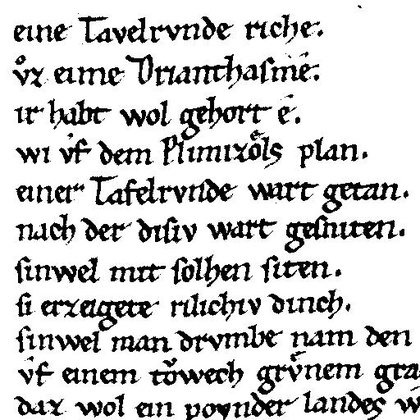
%> input picture GaborFilters/GaborInputTmp.jpg, 420 x 420 px, shrunk from 512 x 512 before the run
$ octave --eval "cvGaborTextureSegmentRun('GaborInputTmp.jpg');"   (GNU Octave 9; MATLAB toolbox functions it lacks are replaced by stand-ins)
%> lines starting %> are read from the running program, lines starting %| are printed output that depends on the picture; in (x1, y1, x2, y2) boxes, pixels count from 0 and x2, y2 are one past the last pixel; in counts of white or black regions, pixels touching at a corner belong together; the program's own positions count from 1; long printed decimals are rounded
### GaborFilters/cvuImgread.m
function [I] = cvuImgread(filename)
% cvuImgread - (CV Utility) Read an image as a grayscale image
%
% Synopsis
%   [I] = cvuImgread(filename)
%
% Description
%   cvuImgread reads an image as a grayscale image.
%   You can ignore the colortype of the image ('indexed' or 'truecolor')
%   using this function.
%
% Inputs ([]s are optional)
%   (string) filename The image filename
%
% Outputs ([]s are optional)
%   (matrix) I        The grayscale image
%
% See also
%   imread, ind2gray, rgb2gray (Image Processing Toolbox)


info = imfinfo(filename);
[image,map] = imread(filename);
if(strcmp(info.ColorType,'indexed') == 1)
    I = ind2gray(image,map);
elseif(strcmp(info.ColorType,'truecolor') == 1)
    I = rgb2gray(image);
else
    I = image;
end

### GaborFilters/cvGaborTextureSegment.m
% cvGaborTextureSegment - Texture Segmentation using Gabor Filters
%
%
%
function Seg = cvGaborTextureSegment(I, K, gamma, Lambda, b, Theta, phi, shape)
[nRow, nCol, C] = size(I);

% Step 1. Gabor Filter bank
i = 0;
for lambda = Lambda
    for theta = Theta
        i = i + 1;
        D = cvGaborFilter2(I, gamma, lambda, b, theta, phi, shape, 0);
        % Normalize into [0, 1]
        D = D - min(reshape(D, [], 1)); D = D / max(reshape(D, [], 1));
        %disp('The size of D is:')  % added by Hao
        %size(D)   % added by Hao
        %figure; imshow(uint8(D * 255));
        % Adjust image size to the smallest size if 'valid' (Cut off)
        if (isequal(shape, 'valid') && i >= 2)
            [nRow, nCol, C] = size(O(:, :, i-1));
            [Nr, Nc, C] = size(D);
            DNr = (Nr - nRow)/2;
            DNc = (Nc - nCol)/2;
            D = D(1+floor(DNr):Nr-ceil(DNr), 1+floor(DNc):Nc-ceil(DNc));
        end
%          disp('The size of D is:')  % added by Hao
%          size(D)   % added by Hao
        O(:, :, i) = D;
    end
end
[nRow, nCol, N] = size(O);
size(O) % Hao
disp('The part of gabor filters is finished.')  % added by Hao

% Step 2. Energy (Feature Extraction)
% Step 2-1. Nonlinearity
for i=1:N
    D = O(:, :, i);
    alpha = 1;
    D = tanh(double(O(:, :, i)) .* alpha); % Eq. (3). Input is [0, 1]
    % Normalize into [0, 1] although output of tanh is originally [0, 1]
    D = D - min(reshape(D, [], 1)); D = D / max(reshape(D, [], 1));
    %figure; imshow(uint8(D * 255));
    O(:, :, i) = D;
end
disp('The part of nonlinearity is finished.')  % added by Hao

% Step 2-2. Smoothing
for i=1:N
    D = O(:, :, i);
    lambda = Lambda(floor((i-1)/length(Theta))+1);
    % (1) constant
    % sigma = 5;
    % (2) Use lambda. 0.5 * lambda should be near equal to gabor's sigma
    % sigma = .5 * lambda;
    % (3). Use gabor's sigma
    sigma = (1 / pi) * sqrt(log(2)/2) * (2^b+1) / (2^b-1) * lambda;
    sigma = 3 * sigma;
    %sigma = 2 * sigma;  % Hao
    D = cvGaussFilter2(D, 2*fix(sigma)+1, sigma, shape, 0);  % Instead of Eq (4), Use Gaussian Filter
    % Normalize into [0, 1]
    D = D - min(reshape(D, [], 1)); D = D / max(reshape(D, [], 1));
    %figure; imshow(uint8(D * 255));
    % Adjust image size to the smallest size if 'valid' (Cut off)
    if (isequal(shape, 'valid') && i >= 2)
        [nRow, nCol, C] = size(P(:, :, i-1));
        [Nr, Nc, C] = size(D);
        DNr = (Nr - nRow)/2;
        DNc = (Nc - nCol)/2;
        D = D(1+floor(DNr):Nr-ceil(DNr), 1+floor(DNc):Nc-ceil(DNc));
    end
    P(:, :, i) = D;
end
O = P; clear P;
[nRow, nCol, N] = size(O);
size(O) % Hao
disp('The part of smoothing is finished.')  % added by Hao


% Step 3. Clustering
% Step 3-1. Adding coordinates information to involves adjacency
for i=1:nRow
    for j=1:nCol
        O(i, j, N+1) = i / nRow; % [0, 1]
        O(i, j, N+2) = j / nCol;
    end
end

% Step 3-2. Clustering
saveFile = reshape(O, [], size(O, 3));
size(saveFile)
%dlmwrite('gabor.txt',saveFile,'newline','pc');
data = saveFile.';
% data = reshape(O, [], size(O, 3)).'; % D x N   %commented by Hao
[cluster, codebook] = cvKmeans(data, K);
Seg = reshape(cluster, nRow, nCol, 1); % 2D
end

### GaborFilters/cvGaussFilter2.m
function [GO, GF] = cvGaussFilter2(I, wsize, Sigma, shape, normalize);
% cvGaussFilter2 - 2D Gaussian filter
%

if ~exist('normalize', 'var') || isempty(normalize)
    normalize = 'normsum';
end
if ~exist('shape', 'var') || isempty(shape)
    shape = 'reflect';
end
if isscalar(Sigma)
    Sigma = [Sigma^2 0; 0 Sigma^2];
end
if isscalar(wsize)
    wysize = floor(wsize/2); wxsize = floor(wsize/2);
else
    wysize = floor(wsize(1)/2); wxsize = floor(wsize(2)/2);
end
if isa(I, 'double') ~= 1
    I = double(I);
end
[nRow, nCol, C] = size(I);

x = -wxsize:wxsize;
y = -wysize:wysize;
[X Y] = meshgrid(x, y);
Z = [reshape(X, [], size(X, 1) * size(X, 2));
    reshape(Y, [], size(Y, 1) * size(Y, 2))];
if strcmp(normalize, 'nonorm') | normalize == 0
    % no normalization
    GF = cvGaussPdf(Z, [0; 0], Sigma, 'nonorm', false);
elseif strcmp(normalize, 'normterm') | normalize == 1
    % gaussian normalization term
    GF = cvGaussPdf(Z, [0; 0], Sigma, 'normterm', false);
elseif strcmp(normalize, 'normsum') | normalize == 2
    % normalize so that sum becomes 1.0
    GF = cvGaussPdf(Z, [0; 0], Sigma, 'normsum', false);
    GF = GF ./ sum(GF);
end
GF = reshape(GF, size(X, 1), size(X, 2));
for c = 1:C
    GO(:,:,c) = cvConv2(I(:,:,c), GF, shape);
end

### GaborFilters/cvGaussPdf.m
% cvGaussPdf - Compute the PDF of a multivariate Gaussian
%
%
%

function Pr = cvGaussPdf(X, Mu, Sigma, normalize, logprob)
if ~exist('normalize', 'var') || isempty(normalize)
    normalize = 'normterm';
end
if ~exist('logprob', 'var') || isempty(logprob)
    logprob = false;
end
[D, N] = size(X);
X = X - repmat(Mu, 1, N);
% Compute N points at burst
Pr = -0.5 * sum((X.' * inv(Sigma)) .* X.', 2) .';
%Pr = -0.5 * diag(X.' * inv(Sigma) * X); % slow
if strcmp(normalize, 'normterm') | normalize == 1
    normterm = log(2*pi)*(D/2) + (abs(det(Sigma))+realmin)*(1/2);
    Pr = Pr - normterm;
elseif strcmp(normalize, 'normsum') | normalize == 2
    Pr = Pr - max(Pr); % pre-normalization to avoid probs being all zero
    % by takin exp because of precision limit (necessary especially in C)
    Pr = Pr - log(sum(exp(Pr)));
end
if ~logprob, Pr = exp(Pr); end;
end

### GaborFilters/cvKmeans.m
function [Cluster Codebook] = cvKmeans(X, K, stopIter, distFunc, verbose)
% cvKmeans - K-means clustering
%
% Synopsis
%   [Cluster Codebook] = cvKmeans(X, K, [stopIter], [distFunc], [verbose])
%
% Description
%   K-means clustering
%
% Inputs ([]s are optional)
%   (matrix) X        D x N matrix representing feature vectors by columns
%                     where D is the number of dimensions and N is the
%                     number of vectors.
%   (scalar) K        The number of clusters.
%   (scalar) [stopIter = .05]
%                     A scalar between [0, 1]. Stop iterations if the
%                     improved rate is less than this threshold value.
%   (func)   [distFunc = @cvEucdist]
%                     A function handle for distance measure. The function
%                     must have two arguments for matrix X and Y. See
%                     cvEucdist.m (Euclidean distance) as a reference.
%   (bool)   [verbose = false]
%                     Show progress or not.
%
% Outputs ([]s are optional)
%   (vector) Cluster  1 x N vector cntaining intergers indicating the
%                     cluster indicies. Cluster(n) is the cluster id for
%                     X(:,n).
%   (matrix) Codebook D x K matrix representing cluster centroids (means)
%                     or VQ codewords (codebook)
%
% Examples
%   See also demo/cvKmeansDemo.m, cvKmeansDemoVQ.m, cvKmeansDemoClassifi.m
%
%   X = rand(2, 10); % 2-dimensional vectors
%   [Cluster, Mu] = cvKmeans(X, 2);
%   % Use kmeans.m in practice that equivalent codes are as
%   [Cluster, Mu] = kmeans(X.', 2);
%   Cluster = Cluster.'; Mu = Mu.';
%   XCluster(:,:,1) = X(:, Cluster == 1);

if ~exist('stopIter', 'var') || isempty(stopIter)
    stopIter = .05;
end
if ~exist('distFunc', 'var') || isempty(distFunc)
    distFunc = @cvEucdist;
end
if ~exist('verbose', 'var') || isempty(verbose)
    verbose = false;
end
[D N] = size(X);
if K > N,
    error('K must be less than or equal to the number of vectors N');
end

% Initial centroids
Codebook = X(:, randsample(N, K));

improvedRatio = Inf;
distortion = Inf;
iter = 0;
while true
    % Calculate euclidean distances between each sample and each centroid
    d = distFunc(Codebook, X);
    % Assign each sample to the nearest codeword (centroid)
    [dataNearClusterDist, Cluster] = min(d, [], 1);
    % distortion. If centroids are unchanged, distortion is also unchanged.
    % smaller distortion is better
    old_distortion = distortion;
    distortion = mean(dataNearClusterDist);

    % If no more improved, break;
    improvedRatio = 1 - (distortion / old_distortion);
    % Hao
    disp('The improvedRatio is:');
    disp(improvedRatio);
    if verbose
        fprintf('%d: improved ratio = %f\n', iter, improvedRatio);
    end
    iter = iter + 1;
    if improvedRatio <= stopIter, break, end;

    % Renew Codebook
    for i=1:K
        % Get the id of samples which were clusterd into cluster i.
        idx = find(Cluster == i);
        % Calculate centroid of each cluter, and replace Codebook
        Codebook(:, i) = mean(X(:, idx),2);
    end
end
% Hao
disp('The total number of iterations is:');
disp(iter);

### GaborFilters/HaoConvertToWhiteBackground.m
function [ output_imseg ] = HaoConvertToWhiteBackground( imseg )

height = size(imseg, 1);
width = size(imseg, 2);
blackPixels = 0;
whitePixels = 0;
output_imseg = imseg;

for i=1:height
    for j = 1:width
        if (imseg(i,j,1) < 125)
            blackPixels = blackPixels + 1;
        else
            whitePixels = whitePixels + 1;
        end

    end
end

if (blackPixels > whitePixels)
    for i = 1 : size(imseg, 1)
        for j = 1 : size(imseg, 2)
            for k = 1 : 3
                if (imseg(i,j,k) < 125)
                    output_imseg(i,j,k) = 255;
                else
                    output_imseg(i,j,k) = 0;
                end
            end
        end
    end
end
end

### GaborFilters/cvuResizeImageFig.m
function cvuResizeImageFig(fig, size, fraction)
% cvuResizeImageFig - (CV Utility) Resize image figure
%
% Synopsis
%   cvuResizeImageFig(fig, size, fraction)
%
% Description
%   Resize image figure so that surrounding spaces are removed.
%   This is useful when saving displayed image.
%
% Inputs ([]s are optional)
%   (figure) fig      figure handle object
%   (vector) size     original image size [x, y]
%   (scalar) [fraction = 1.0]
%                     fraction to the original displayed image size.
%
% Outputs ([]s are optional)
%
% Examples
%   fig = figure;
%   I = imread('filename');
%   [M, N] = size(I);
%   imshow(I);
%   cvuResizeImageFig(fig, [M, N], 1);


if ~exist('fraction', 'var') || isempty(fraction)
    fraction = 1;
end
pos = get(fig, 'Position');
set(fig, 'Units', 'pixels', 'Position', ...
    [pos(1), pos(2)+pos(4)-fraction*size(1), ...
    fraction*size(2), fraction*size(1)]);
set(gca,'Position', [0 0 1 1], 'Visible', 'off');

### GaborFilters/cvEucdist.m
% cvEucdist - Euclidean distance
%

%
function d = cvEucdist(X, Y)
if ~exist('Y', 'var') || isempty(Y)
    %% Y = zeros(size(X, 1), 1);
    U = ones(size(X, 1), 1);
    d = abs(X'.^2*U).'; return;
end
V = ~isnan(X); X(~V) = 0; % V = ones(D, N);
U = ~isnan(Y); Y(~U) = 0; % U = ones(D, P);
d = abs(X'.^2*U - 2*X'*Y + V'*Y.^2);

### GaborFilters/cvGaborTextureSegmentRun.m
% cvGaborTextureSegmentRun - Run cvGaborTextureSegment
%
% Examples
%  cvGaborTextureSegmentRun('image/data.20.png', 5);
%  cvGaborTextureSegmentRun('image/data.20.png', 5, 'data.20.seg.png');
%function cvGaborTextureSegmentRun(imfile, K, outfile)
function cvGaborTextureSegmentRun(imfile, outfile)
%> called with imfile = 'GaborInputTmp.jpg'
% added by Hao

%imfile = '/home/hao/workspace/DIVADIAWeb2/DIVADIAGTWeb/WorkData/manualTextBlockInput.png';
%outfile = '/home/hao/workspace/DIVADIAWeb2/DIVADIAGTWeb/WorkData/manualTextBlockOutput.png';

K = 2;

% Hao

I = cvuImgread(imfile);
%> in cvuImgread, image is the input picture: size 420x420 uint8; min 0, max 255, mean 206.2
%> in cvuImgread, `[image,map] = imread(filename);`: map = []
[N, M] = size(I);
%> N = 420; M = 420
%% parameter settings
gamma = 1; b = 1; Theta = 0:pi/6:pi-pi/6; phi = 0; shape = 'valid';
% shape = 'same'; % Hao
%% Lambda settings
% (1) Jain's paper %[4 8 16 ...] sqrt(2)
% Lambda = M./((2.^(2:log2(M/4))).*sqrt(2));  % used by Hao
% (2) J. Zhang's paper
J = (2.^(0:log2(M/8)) - .5) ./ M;
F = [ (.25 - J) (.25 + J) ];
F = sort(F);
Lambda = 1 ./ F;  %commented by Hao
%% Run
seg = cvGaborTextureSegment(I, K, gamma, Lambda, b, Theta, phi, shape);
%> after the loop in cvGaborTextureSegment, `for lambda = Lambda`: DNc = 2; Nc = 418; i = 72; nCol = 414
%> in cvGaborTextureSegment, `[nRow, nCol, N] = size(O);`: N = 72
%> in cvGaborTextureSegment, `size(O)`: ans = [414 414 72]
%> the loop in cvGaborTextureSegment, `for i=1:N` made 72 passes
%> pass 1, in cvGaborTextureSegment, `D = O(:, :, i);`:
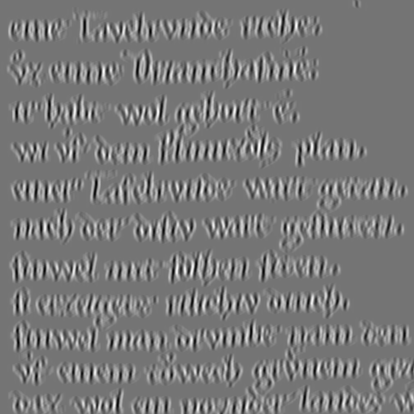
%> D: size 414x414 double; min 0, max 1, mean 0.478
%> pass 1, in cvGaborTextureSegment, `D = D / max(reshape(D, [], 1))`:
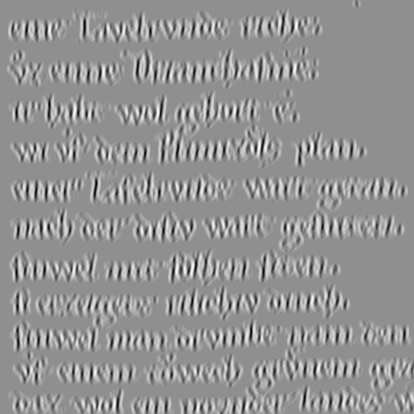
%> D: size 414x414 double; min 0, max 1, mean 0.579
%> pass 2, in cvGaborTextureSegment, `D = O(:, :, i);`:
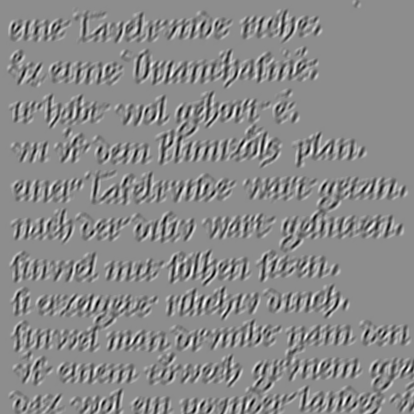
%> D: size 414x414 double; min 0, max 1, mean 0.542
%> the loop in cvGaborTextureSegment, `for i=1:N` made 72 passes
%> (lambda, sigma) on passes 7 to 13: (4.69, 7.91), (4.69, 7.91), (4.69, 7.91), (4.69, 7.91), (4.69, 7.91), (4.69, 7.91), (4.31, 7.26)
%> (lambda, sigma) on passes 2 to 6: (5.71, 9.64), (5.71, 9.64), (5.71, 9.64), (5.71, 9.64), (5.71, 9.64)
%> pass 1, in cvGaborTextureSegment, `D = cvGaussFilter2(D, 2*fix(sigma)+1, sigma, shape, 0);`:
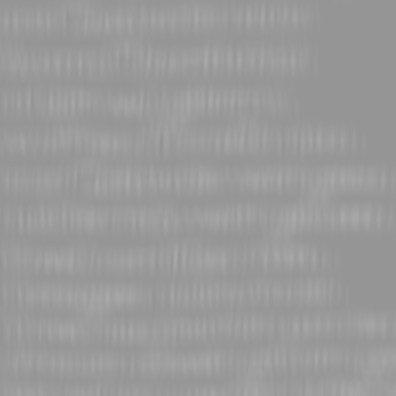
%> D: size 396x396 double; min 147.2, max 169.7, mean 154.5
%> pass 1, in cvGaborTextureSegment, `D = D - min(reshape(D, [], 1))`:
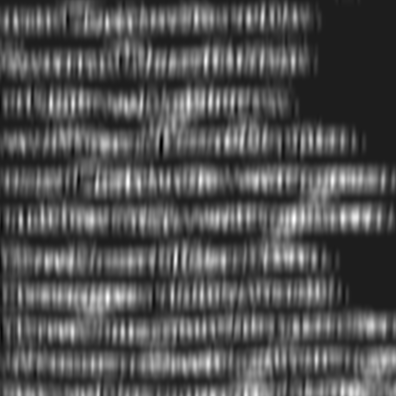
%> D: size 396x396 double; min 0, max 22.43, mean 7.2; drawn with min black and max white
%> pass 2, in cvGaborTextureSegment, `D = O(:, :, i);`:
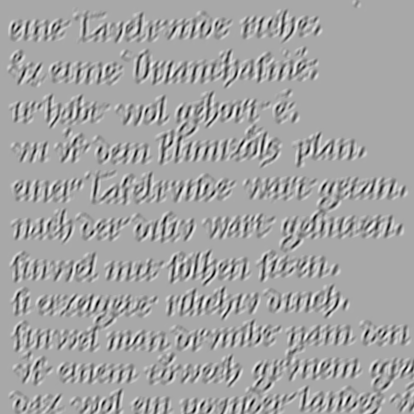
%> D: size 414x414 double; min 0, max 1, mean 0.645
%> in cvGaborTextureSegment, `size(O)`: ans = [396 396 72]
%> in cvGaborTextureSegment, `size(saveFile)`: ans = [156816 74]
%> the loop in cvKmeans, `while true` made 3 passes
%| 1
%| 0.4530
%| 0.0242
%| 3
%% Display (Upto 5 colors just for now)
%imseg = uint8(seg) * floor(255 / K); % cluster id to gray scale (max 255)
[N, M] = size(seg);
color = [0 0 0; 255 255 255; 255 0 0; 0 255 0; 0 0 255]; % 5 colors reserved
imseg = zeros(N*M, 3);
for i=1:K
    idx = find(seg == i);
    %imseg(idx, :) = repmat(color(i, :), [], length(idx));
    imseg(idx, :) = repmat(color(i, :), length(idx), 1);
end
imseg = reshape(imseg, N, M, 3);
imseg = HaoConvertToWhiteBackground( imseg );
%> after the loop in HaoConvertToWhiteBackground, `for i = 1 : size(imseg, 1)`:
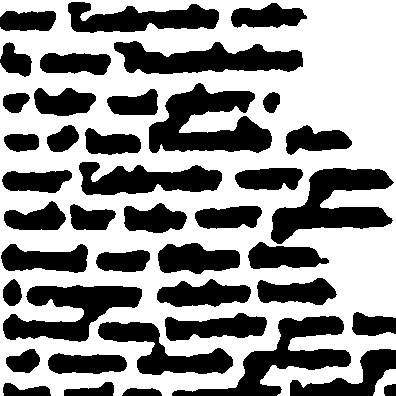
%> output_imseg: size 396x396x3 double; 57.9% white; 42 black regions, largest, box (x1, y1, x2, y2) and area: (149, 83, 272, 153) 4882, (271, 168, 394, 244) 4551, (172, 316, 351, 396) 4355
if exist('outfile', 'var')
    imwrite(uint8(imseg), outfile);
else
    fig = figure; imshow(imseg);
    cvuResizeImageFig(fig, [N, M]);
end
end
